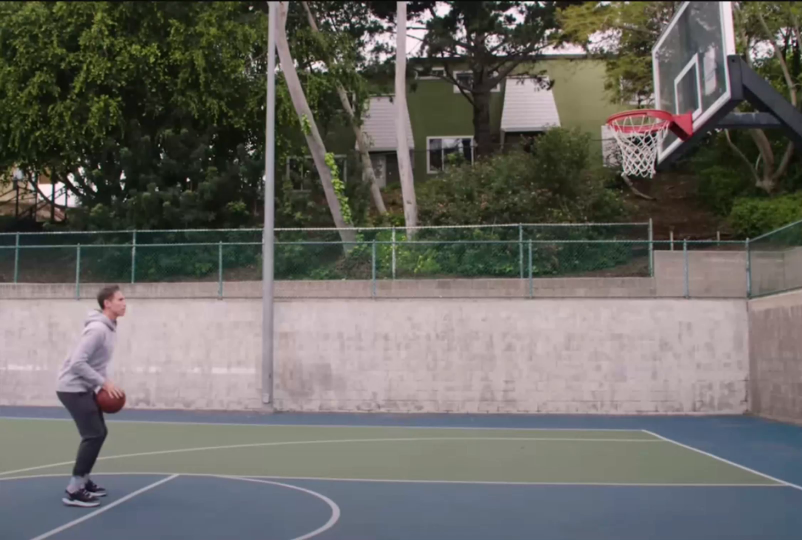
#> input picture frame 7 of videos/just_nash_shot.mp4, 1604 x 1080 px, given in place of srikanth_make.mp4, which was not available (shown at 1/2 size)
$ python test.py
#> lines starting #> are read from the running program, lines starting #| are printed output that depends on the picture; after the words box and inside, x2 and y2 are one past the last pixel; in counts of white or black regions, pixels touching at a corner belong together; pictures that were not available may be replaced by others from this repository, and a replacement may not be noted
### code/score_basketballs.py
import cv2
import numpy as np
import matplotlib.pyplot as plt

np.set_printoptions(threshold=np.inf)

# a default video of "None" will be the Nash shot video


def track_basketball(video=None, save_csv=True, save_plot=True, show_plot=True):
    """
    Track the basketball in a video and save the coordinates, trajectory plot, and optionally display the plot.

    Parameters:
    cap (cv2.VideoCapture): Video capture object.
    video (str): Name of the video file.
    save_csv (bool): Flag to save the coordinates to a CSV file. Default is True.
    save_plot (bool): Flag to save the trajectory plot as a PNG file. Default is True.
    show_plot (bool): Flag to display the trajectory plot. Default is True.

    Returns:
    np.ndarray: Array of coordinates of the tracked basketball.
    """
#> called with video = 'srikanth_make', save_csv = False, save_plot = False, show_plot = True

    # load the video
    video_path = 'videos/vids/nash_shot.mp4'

    if video == 'srikanth_make':
        video_path = 'videos/vids/srikanth_make.mp4'
    elif video == 'srikanth_miss':
        video_path = 'videos/vids/srikanth_miss.mp4'
    elif video == 'henry_make':
        video_path = 'videos/vids/henry_make.mp4'
    elif video == 'henry_miss':
        video_path = 'videos/vids/henry_miss.mp4'

    cap = cv2.VideoCapture(video_path)

    # read the first frame
    ret, frame = cap.read()
#> frame is the input picture: shape (1080, 1604, 3); mean B, G, R 99.3, 104.3, 106.1
    frame_shape = frame.shape
#> frame_shape = (1080, 1604, 3)

    # find the basketball in the first frame
    point_of_interest, contours, max_score_index, scores = find_basketball(
        frame, initial_frame=True, video=video)

    coordinates = []
    contours_list = []
    max_score_indices = []
    scores_list = []

    # find basketball for the whole video
    while cap.isOpened():

        ret, frame = cap.read()

        if not ret:
            break

        point_of_interest, contours, max_score_index, scores = find_basketball(
            frame, point_of_interest=point_of_interest, distance_weight=44, video=video)

        coordinates.append(point_of_interest)
        contours_list.append(contours)
        max_score_indices.append(max_score_index)
        scores_list.append(scores)

    cap.release()
    coordinates = np.array(coordinates)

    # save the csv file
    if save_csv:
        np.savetxt('data/' + video + '.csv', coordinates, delimiter=',')

    # make the plot
    plt.plot(coordinates[:, 0], frame_shape[0] - coordinates[:, 1])
    plt.title('Basketball Trajectory')

    # save png plot
    if save_plot:
        plt.savefig('plots/' + video + '.png')

    # show plot
    if show_plot:
        plt.show()

    return coordinates  # , contours_list, max_score_indices, scores_list


def find_basketball(frame, initial_frame=False, point_of_interest=None, square_weight=3, size_weight=10, distance_weight=10, video=None):
    """
    Find the basketball in a given frame based on its color, size, and location.

    Parameters:
    frame (np.ndarray): The current video frame.
    initial_frame (bool): Flag to indicate if this is the initial frame. Default is False.
    point_of_interest (tuple): Previous point of interest coordinates. Default is None.
    square_weight (int): Weight for squareness scoring. Default is 3.
    size_weight (int): Weight for size scoring. Default is 10.
    distance_weight (int): Weight for distance scoring. Default is 10.
    video (str): Name of the video file.

    Returns:
    tuple: Coordinates of the identified basketball.
    """
#> called with initial_frame = True, square_weight = 3, size_weight = 10, distance_weight = 10, video = 'srikanth_make'

    # record the previous point of interest in case no new points are identified
    if point_of_interest != None:
        previous_point_of_interest = point_of_interest

    # manually define the point of interest from the first image
    if initial_frame == True and point_of_interest == None:
        if video == 'nash_shot':
            point_of_interest = (frame.shape[1] / 4, frame.shape[0] / 2)
        else:
            point_of_interest = (686, 801)

    # draw point of interest
    cv2.circle(frame, (int(point_of_interest[0]), int(
        point_of_interest[1])), 5, (0, 0, 255), -1)
#> frame: shape (1080, 1604, 3); under 0.01% of pixels changed, all inside (x1, y1, x2, y2) = (681, 796, 692, 807)

    # convert the image to HSV
    # Hue, Saturation, Value
    hsv_image = cv2.cvtColor(frame, cv2.COLOR_BGR2HSV)
#> hsv_image: shape (1080, 1604, 3); mean H, S, V 77.7, 57.1, 112.7

    # create a mask to segment out the basketball colors
    # masked image is it overlaid on the original image, mask is just the black and white image
    mask, _ = create_basketball_mask(hsv_image, frame, video)
#> in create_basketball_mask, `mask = cv2.inRange(hsv_image, lower_orange, upper_orange)`:
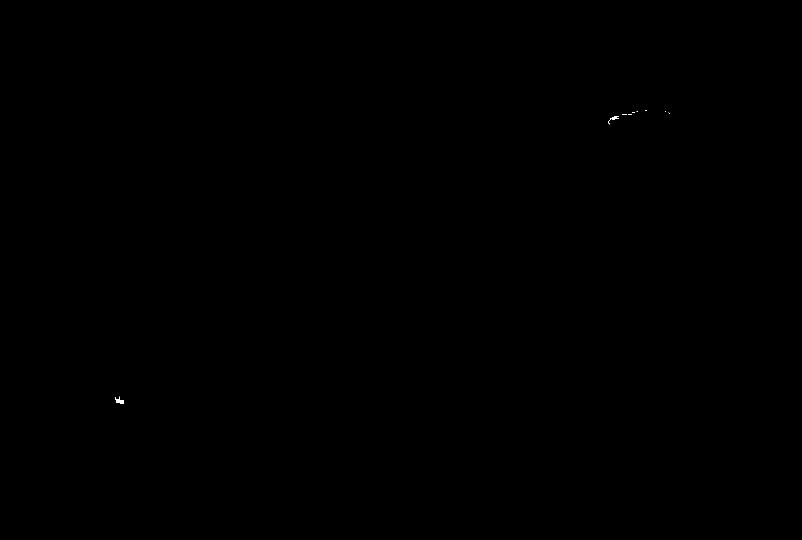
#> mask: shape (1080, 1604) (shown at 1/2 size); 0.02% white; 10 white regions (8 under 20 px)

    thresh = 175
    if video != 'nash_shot':
        thresh = 18

    # remove the small objects (contours)
    # a larger threshold removes more noise
    cleaned_mask = remove_small_contours(mask, thresh)
#> in remove_small_contours, `contours, _ = cv2.findContours( mask, cv2.RETR_TREE, cv2.CHAIN_APPROX_..`: contours = 10 contours, 8 with area under 20; largest, box (x1, y1, x2, y2) and area: (230, 793, 248, 808) 107, (1216, 232, 1238, 249) 68
#> in remove_small_contours, `contours = [c for c in contours if cv2.contourArea(c) > threshold]`: contours = 2 contours; box (x1, y1, x2, y2) and area: (230, 793, 248, 808) 107, (1216, 232, 1238, 249) 68
#> the loop in remove_small_contours, `for c in contours:` made 2 passes
#> after the loop in remove_small_contours, `for c in contours:`: cleaned_mask: shape (1080, 1604); 0.01% white; 2 white regions

    # find contours in the contour masked image
    contours, _ = cv2.findContours(
        cleaned_mask, cv2.RETR_TREE, cv2.CHAIN_APPROX_SIMPLE)

    if len(contours) == 0:
        return previous_point_of_interest

    ########## For each contour, score it based on its likelihood of being a basketball ##########

    scores = []  # the total score for each contour

    square_scores = []
    size_scores = []
    distance_scores = []

    distance_check = []

    ### SQUARENESS SCORE ###
    for c in contours:
        x, y, w, h = cv2.boundingRect(c)

        # find how "square" it is
        # how much bigger the big side is than the small side
        squareness = min(w, h) / max(w, h)
        if squareness < 0.1:  # if one side is much bigger than the other, it's probably not a basketball
            squareness = -100000

        # the higher the score, the more likely it is a basketball. From 0 to 1
        square_scores.append(squareness)
#> this loop made 2 passes
#> (x, y, w, h) on passes 1 to 2: (230, 793, 18, 15), (1216, 232, 22, 17)
#> after the loop, square_scores = [0.833, 0.773]

    ### SIZE SCORE ###

    for c in contours:
        size = cv2.contourArea(c)
        size_scores.append(size)
#> this loop made 2 passes
#> size on passes 1 to 2: 107, 68.5
#> after the loop, size_scores = [107, 68.5]

    # normalize the size scores
    size_scores = [s / max(size_scores) for s in size_scores]
#> size_scores = [1, 0.64]

    ### DISTANCE SCORE ###

    for c in contours:

        # find the center of each contour
        x, y, w, h = cv2.boundingRect(c)
        centroid_x = x + w / 2
        centroid_y = y + h / 2

        # this is here to prevent division by zero (if the centroid is the same as the point of interest, the distance is 0, which is not good for scoring)
        if (centroid_x, centroid_y) != point_of_interest:
            distance_from_point = 1 / \
                np.linalg.norm(
                    np.array([centroid_x, centroid_y]) - np.array(point_of_interest))
        else:
            distance_from_point = 0.000001

        distance_scores.append(distance_from_point)
#> this loop made 2 passes
#> (x, y, w, h, centroid_x, centroid_y, distance_from_point) on passes 1 to 2: (230, 793, 18, 15, 239, 800.5, 0.00224), (1216, 232, 22, 17, 1227, 240.5, 0.00128)
#> after the loop, distance_scores = [0.00224, 0.00128]

    # normalize the distance scores
    distance_scores = [d / max(distance_scores) for d in distance_scores]
#> distance_scores = [1, 0.574]

    ### DISTANCE CHECK ###

    # for each contour, get the distance from the point of interest
    # this score allows us to "track" the basketball as its position changes
    for c in contours:
        x, y, w, h = cv2.boundingRect(c)
        centroid_x = x + w / 2
        centroid_y = y + h / 2
        distance = np.linalg.norm(
            np.array([centroid_x, centroid_y]) - np.array(point_of_interest))

        # basically disregarding the contour if it's too far away (unless all of them are > dist_check pixels away)
        dist_check = 150
        if video != 'nash_shot':
            dist_check = 650

        if distance > dist_check:
            distance = -10000000
        else:
            distance = 0

        distance_check.append(distance)
#> this loop made 2 passes
#> (x, y, w, h, centroid_x, centroid_y, dist_check) on passes 1 to 2: (230, 793, 18, 15, 239, 800.5, 650), (1216, 232, 22, 17, 1227, 240.5, 650)
#> after the loop, distance_check = [0, -10000000]

    if video == 'henry_make':
        size_weight = 15

    # apply weights, signifying the importance of each score
    square_scores = [s * square_weight for s in square_scores]
#> square_scores = [2.5, 2.32]
    size_scores = [s * size_weight for s in size_scores]
#> size_scores = [10, 6.4]
    distance_scores = [s * distance_weight for s in distance_scores]
#> distance_scores = [10, 5.74]

    # add all the scores together, creating a single score for each contour
    scores = [square_scores[i] + size_scores[i] + distance_scores[i] +
              distance_check[i] for i in range(len(contours))]
#> scores = [22.5, -9999985.5]

    # find the contour with the highest score
    max_score_index = scores.index(max(scores))
#> max_score_index = 0

    # this part of the code is for visualization purposes only
    for i, c in enumerate(contours):
        if i == max_score_index:
            x, y, w, h = cv2.boundingRect(c)
            cv2.putText(frame, str(round(max(scores), 2)), (x, y - 10),
                        cv2.FONT_HERSHEY_SIMPLEX, 0.9, (0, 255, 0), 2)
            cv2.rectangle(frame, (x, y), (x + w, y + h), (0, 255, 0), 2)
            point_of_interest = (x + w / 2, y + h / 2)
        else:

            cv2.putText(frame, str(
                round(scores[i], 2)), (x, y - 10), cv2.FONT_HERSHEY_SIMPLEX, 0.9, (0, 255, 0), 2)
            x, y, w, h = cv2.boundingRect(c)
            cv2.rectangle(frame, (x, y), (x + w, y + h), (0, 0, 255), 2)
#> this loop made 2 passes
#> (x, y, w, h, point_of_interest) on pass 1: (230, 793, 18, 15, (239, 800.5))
#> (x, y, w, h) on pass 2: (1216, 232, 22, 17)
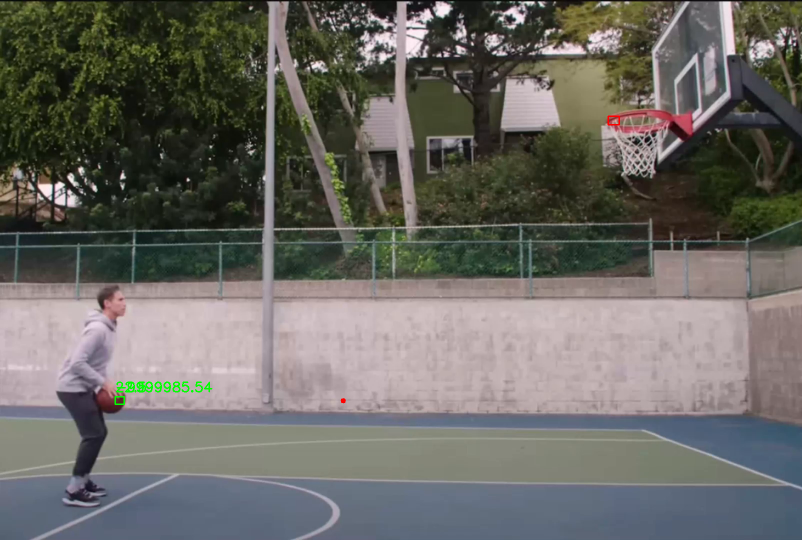
#> frame: shape (1080, 1604, 3) (shown at 1/2 size); mean B, G, R 99.1, 104.4, 105.9

    # if all of distance_check is less than 0,
    # then the basketball's contour wasn't identified correctly, so
    # set the point of interest equal to the previous point of interest
    if all(i < 0 for i in distance_check) and initial_frame == False:
        point_of_interest = previous_point_of_interest

    cv2.imshow("Detected Basketball", frame)
    cv2.waitKey(0)

    return point_of_interest, contours, max_score_index, scores


def create_basketball_mask(hsv_image, frame, video):
    """
    Create a mask to segment out the basketball colors from an HSV image.

    Parameters:
    hsv_image (np.ndarray): The HSV converted image.
    frame (np.ndarray): The original video frame.
    video (str): Name of the video file.

    Returns:
    tuple: The mask and the masked image.
    """

    ### define the color bounds for... ###

    if video == 'nash_shot':

        # orange
        lower_orange = np.array([5, 100, 100])
        upper_orange = np.array([12, 255, 255])

        # red
        lower_red = np.array([172, 100, 100])
        upper_red = np.array([176, 255, 255])

        # dark red
        lower_dark_red = np.array([160, 100, 50])
        upper_dark_red = np.array([180, 255, 100])

        # Create a mask for the orange and red colors
        mask_orange = cv2.inRange(hsv_image, lower_orange, upper_orange)
        mask_red = cv2.inRange(hsv_image, lower_red, upper_red)
        mask_dark_red = cv2.inRange(hsv_image, lower_dark_red, upper_dark_red)

        # combine the masks
        mask = cv2.bitwise_or(mask_orange, mask_red)
        mask = cv2.bitwise_or(mask, mask_dark_red)

    elif video == 'srikanth_make':
        lower_orange = np.array([0, 120, 80])
        upper_orange = np.array([2, 235, 255])

        mask = cv2.inRange(hsv_image, lower_orange, upper_orange)

    elif video == 'srikanth_miss':
        lower_orange = np.array([0, 120, 100])
        upper_orange = np.array([2, 255, 255])

        mask = cv2.inRange(hsv_image, lower_orange, upper_orange)

    elif video == 'henry_make':
        lower_orange = np.array([0, 100, 57])
        upper_orange = np.array([2, 220, 255])

        mask = cv2.inRange(hsv_image, lower_orange, upper_orange)

    elif video == 'henry_miss':
        lower_orange = np.array([0, 120, 80])
        upper_orange = np.array([5, 235, 255])

        mask = cv2.inRange(hsv_image, lower_orange, upper_orange)

    # apply the mask
    masked_image = cv2.bitwise_and(frame, frame, mask=mask)

    return mask, masked_image


def remove_small_contours(mask, threshold):
    """
    Remove small contours from a mask.

    Parameters:
    mask (np.ndarray): The mask image.
    threshold (int): The threshold to remove small contours.

    Returns:
    np.ndarray: The cleaned mask image.
    """

    ### remove the small contours ###
    contours, _ = cv2.findContours(
        mask, cv2.RETR_TREE, cv2.CHAIN_APPROX_SIMPLE)
    contours = [c for c in contours if cv2.contourArea(c) > threshold]

    # create the image without the contours
    cleaned_mask = np.zeros_like(mask)  # the black and white image

    for c in contours:
        cv2.drawContours(cleaned_mask, [c], -1, 255, -1)

    return cleaned_mask


# [15 lines left out: function distance, not called in this run]

### code/test.py
import cv2
from score_basketballs import track_basketball
import numpy as np
from scipy.spatial import distance
from presentation import superimpose_trajectory


# Example ARR1 and ARR2
ARR1 = np.array([(1, 2), (3, 4), (5, 6)])
ARR2 = np.array([(2, 2), (4, 6), (10, 12), (7, 8), (54, 33), (54, 34)])

# Define the distance threshold
threshold = 5

# Compute the distance from each point in ARR2 to each point in ARR1
dists = distance.cdist(ARR2, ARR1, 'euclidean')

# Find the minimum distance to any point in ARR1 for each point in ARR2
min_dists = np.min(dists, axis=1)

# Find the indices where the distance is greater than the threshold
indices = np.where(min_dists > threshold)[0]

# Get the points in ARR2 that are farther than the threshold
far_points = ARR2[indices]

print("Indices of points farther than the threshold:", indices)
print("Points in ARR2 farther than the threshold:", far_points)

# display and saves the basketball trajectory
coordinates, contours_list, max_score_indices, scores_list = track_basketball(
   video='srikanth_make', save_csv=False, save_plot=False, show_plot=True)
#> in track_basketball, `point_of_interest, contours, max_score_index, scores = find_basketball..`: point_of_interest = (239, 800.5); max_score_index = 0; scores = [22.5, -9999985.5]
#> call 2 of find_basketball, with initial_frame = False, point_of_interest = (239, 800.5), square_weight = 3, size_weight = 10, distance_weight = 44, video = 'srikanth_make'
#> in find_basketball (call 2), `previous_point_of_interest = point_of_interest`: previous_point_of_interest = (239, 800.5)
#> in find_basketball (call 2), `cv2.circle(frame, (int(point_of_interest[0]), int( point_of_interest[1..`: frame: shape (1080, 1604, 3); mean B, G, R 99.4, 104.3, 106.1
#> in find_basketball (call 2), `hsv_image = cv2.cvtColor(frame, cv2.COLOR_BGR2HSV)`: hsv_image: shape (1080, 1604, 3); mean H, S, V 77.8, 57.1, 112.7
#> in create_basketball_mask (call 2), `mask = cv2.inRange(hsv_image, lower_orange, upper_orange)`: mask: shape (1080, 1604); 0.01% white; 13 white regions (10 under 20 px)
#> in remove_small_contours (call 2), `contours, _ = cv2.findContours( mask, cv2.RETR_TREE, cv2.CHAIN_APPROX_..`: contours = 13 contours, 11 with area under 20; largest, box (x1, y1, x2, y2) and area: (1216, 232, 1238, 249) 66, (240, 800, 248, 808) 26
#> in remove_small_contours (call 2), `contours = [c for c in contours if cv2.contourArea(c) > threshold]`: contours = 3 contours, 1 with area under 20; largest, box (x1, y1, x2, y2) and area: (1216, 232, 1238, 249) 66, (240, 800, 248, 808) 26
#> the loop in remove_small_contours (call 2), `for c in contours:` made 3 passes
#> after the loop in remove_small_contours (call 2), `for c in contours:`: cleaned_mask: shape (1080, 1604); 0.01% white; 3 white regions
#> the loop in find_basketball (call 2), `for c in contours:` made 3 passes
#> (x, y, w, h) on passes 1 to 3: (240, 800, 8, 8), (230, 794, 9, 12), (1216, 232, 22, 17)
#> after the loop in find_basketball (call 2), `for c in contours:`: square_scores = [1, 0.75, 0.773]
#> the loop in find_basketball (call 2), `for c in contours:` made 3 passes
#> size on passes 1 to 3: 26.5, 19.5, 66
#> after the loop in find_basketball (call 2), `for c in contours:`: size_scores = [26.5, 19.5, 66]
#> in find_basketball (call 2), `size_scores = [s / max(size_scores) for s in size_scores]`: size_scores = [0.402, 0.295, 1]
#> the loop in find_basketball (call 2), `for c in contours:` made 3 passes
#> (x, y, w, h, centroid_x, centroid_y, distance_from_point) on passes 1 to 3: (240, 800, 8, 8, 244, 804, 0.164), (230, 794, 9, 12, 234.5, 800, 0.221), (1216, 232, 22, 17, 1227, 240.5, 0.000881)
#> after the loop in find_basketball (call 2), `for c in contours:`: distance_scores = [0.164, 0.221, 0.000881]
#> in find_basketball (call 2), `distance_scores = [d / max(distance_scores) for d in distance_scores]`: distance_scores = [0.742, 1, 0.00399]
#> the loop in find_basketball (call 2), `for c in contours:` made 3 passes
#> (x, y, w, h, centroid_x, centroid_y) on passes 1 to 3: (240, 800, 8, 8, 244, 804), (230, 794, 9, 12, 234.5, 800), (1216, 232, 22, 17, 1227, 240.5)
#> after the loop in find_basketball (call 2), `for c in contours:`: distance_check = [0, 0, -10000000]
#> in find_basketball (call 2), `square_scores = [s * square_weight for s in square_scores]`: square_scores = [3, 2.25, 2.32]
#> in find_basketball (call 2), `size_scores = [s * size_weight for s in size_scores]`: size_scores = [4.02, 2.95, 10]
#> in find_basketball (call 2), `distance_scores = [s * distance_weight for s in distance_scores]`: distance_scores = [32.64, 44, 0.175]
#> in find_basketball (call 2), `scores = [square_scores[i] + size_scores[i] + distance_scores[i] + dis..`: scores = [39.66, 49.2, -9999987.5]
#> in find_basketball (call 2), `max_score_index = scores.index(max(scores))`: max_score_index = 1
#> the loop in find_basketball (call 2), `for i, c in enumerate(contours):` made 3 passes
#> (x, y, w, h, point_of_interest) on pass 2: (230, 794, 9, 12, (234.5, 800))
#> (x, y, w, h) on passes 1, 3: (240, 800, 8, 8), (1216, 232, 22, 17)
#> after the loop in find_basketball (call 2), `for i, c in enumerate(contours):`:
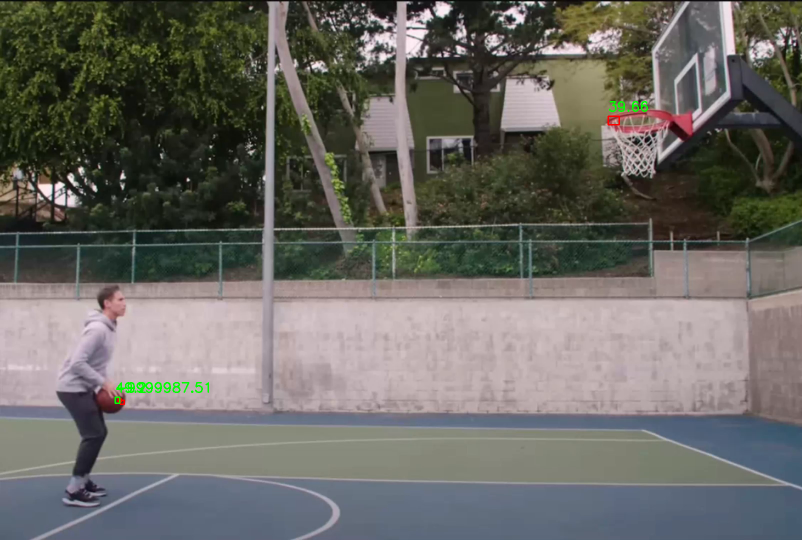
#> frame: shape (1080, 1604, 3) (shown at 1/2 size); mean B, G, R 99.1, 104.4, 105.9
#> in track_basketball, `point_of_interest, contours, max_score_index, scores = find_basketball..`: point_of_interest = (234.5, 800); max_score_index = 1; scores = [39.66, 49.2, -9999987.5]

# superimpose the basketball trajectory on the image
image = cv2.imread('../images/nash_shooting.png')
image = np.array(image)

# superimpose the trajectory on the image
image_with_trajectory = superimpose_trajectory(image, coordinates)
